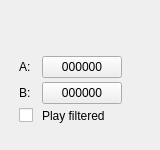
  <widget class="QDockWidget" name="selectionWidget">
   <property name="minimumSize">
    <size>
     <width>160</width>
     <height>150</height>
    </size>
   </property>
   <property name="features">
    <set>QDockWidget::NoDockWidgetFeatures</set>
   </property>
   <property name="windowTitle">
    <string>Se&amp;lection</string>
   </property>
   <attribute name="dockWidgetArea">
    <number>8</number>
   </attribute>
   <widget class="QWidget" name="dockWidgetContents_7">
    <property name="sizePolicy">
     <sizepolicy hsizetype="Fixed" vsizetype="Preferred">
      <horstretch>0</horstretch>
      <verstretch>0</verstretch>
     </sizepolicy>
    </property>
    <layout class="QVBoxLayout" name="verticalLayout_7">
     <property name="spacing">
      <number>0</number>
     </property>
     <property name="leftMargin">
      <number>9</number>
     </property>
     <property name="topMargin">
      <number>0</number>
     </property>
     <property name="rightMargin">
      <number>9</number>
     </property>
     <property name="bottomMargin">
      <number>9</number>
     </property>
     <item>
      <widget class="QWidget" name="sliderPlaceHolder" native="true">
       <property name="sizePolicy">
        <sizepolicy hsizetype="Preferred" vsizetype="Fixed">
         <horstretch>0</horstretch>
         <verstretch>0</verstretch>
        </sizepolicy>
       </property>
       <property name="minimumSize">
        <size>
         <width>0</width>
         <height>20</height>
        </size>
       </property>
      </widget>
     </item>
     <item>
      <layout class="QVBoxLayout" name="verticalLayout_6">
       <property name="spacing">
        <number>9</number>
       </property>
       <item>
        <layout class="QGridLayout" name="gridLayout">
         <property name="verticalSpacing">
          <number>4</number>
         </property>
         <item row="1" column="0">
          <spacer name="horizontalSpacer">
           <property name="orientation">
            <enum>Qt::Horizontal</enum>
           </property>
           <property name="sizeType">
            <enum>QSizePolicy::Fixed</enum>
           </property>
           <property name="sizeHint" stdset="0">
            <size>
             <width>10</width>
             <height>0</height>
            </size>
           </property>
          </spacer>
         </item>
         <item row="1" column="1">
          <widget class="QLabel" name="label_2">
           <property name="text">
            <string>A:</string>
           </property>
          </widget>
         </item>
         <item row="2" column="1">
          <widget class="QLabel" name="label_9">
           <property name="text">
            <string>B:</string>
           </property>
          </widget>
         </item>
         <item row="1" column="2">
          <widget class="QPushButton" name="pushButtonJumpToMarkerA">
           <property name="toolTip">
            <string>Go to marker A [PAGE UP]</string>
           </property>
           <property name="text">
            <string>000000</string>
           </property>
          </widget>
         </item>
         <item row="2" column="2">
          <widget class="QPushButton" name="pushButtonJumpToMarkerB">
           <property name="toolTip">
            <string>Go to Marker B [PAGE DOWN]</string>
           </property>
           <property name="text">
            <string>000000</string>
           </property>
          </widget>
         </item>
         <item row="3" column="1">
          <widget class="QCheckBox" name="checkDisplayOut">
           <property name="toolTip">
            <string>Display output video on playback</string>
           </property>
           <property name="text">
            <string/>
           </property>
          </widget>
         </item>
         <item row="3" column="2">
          <widget class="QLabel" name="label">
           <property name="text">
            <string>Play filtered</string>
           </property>
          </widget>
         </item>
        </layout>
       </item>
      </layout>
     </item>
    </layout>
   </widget>
  </widget>
